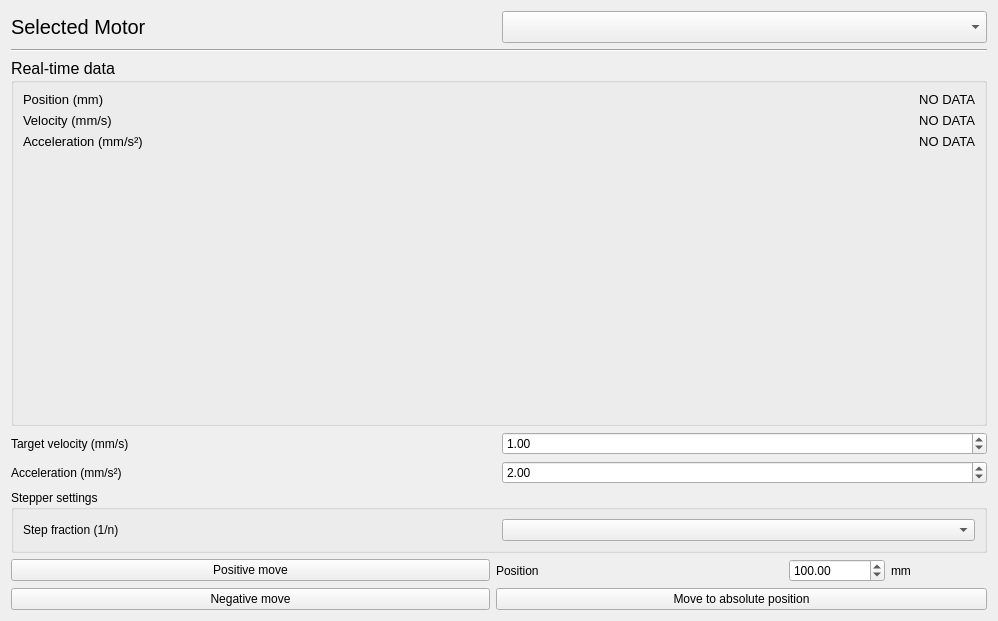
<?xml version="1.0" encoding="UTF-8"?>
<ui version="4.0">
 <class>MotorTestView</class>
 <widget class="QWidget" name="MotorTestView">
  <property name="geometry">
   <rect>
    <x>0</x>
    <y>0</y>
    <width>998</width>
    <height>621</height>
   </rect>
  </property>
  <property name="windowTitle">
   <string>Form</string>
  </property>
  <layout class="QGridLayout" name="gridLayout_15" rowstretch="0,0,1,0,0,0,0">
   <item row="6" column="0" colspan="2">
    <layout class="QGridLayout" name="gridLayout" columnstretch="5,3,1,1">
     <item row="0" column="1">
      <widget class="QLabel" name="label_37">
       <property name="text">
        <string>Position</string>
       </property>
      </widget>
     </item>
     <item row="0" column="0">
      <widget class="QPushButton" name="btnJogPos">
       <property name="text">
        <string>Positive move</string>
       </property>
      </widget>
     </item>
     <item row="1" column="0">
      <widget class="QPushButton" name="btnJogNeg">
       <property name="text">
        <string>Negative move</string>
       </property>
      </widget>
     </item>
     <item row="0" column="2">
      <widget class="QDoubleSpinBox" name="spinTargetPos">
       <property name="minimum">
        <double>-100000.000000000000000</double>
       </property>
       <property name="maximum">
        <double>100000.000000000000000</double>
       </property>
       <property name="singleStep">
        <double>0.500000000000000</double>
       </property>
       <property name="stepType">
        <enum>QAbstractSpinBox::StepType::DefaultStepType</enum>
       </property>
       <property name="value">
        <double>100.000000000000000</double>
       </property>
      </widget>
     </item>
     <item row="0" column="3">
      <widget class="QLabel" name="label_36">
       <property name="sizePolicy">
        <sizepolicy hsizetype="Minimum" vsizetype="Preferred">
         <horstretch>0</horstretch>
         <verstretch>0</verstretch>
        </sizepolicy>
       </property>
       <property name="minimumSize">
        <size>
         <width>0</width>
         <height>0</height>
        </size>
       </property>
       <property name="text">
        <string>mm</string>
       </property>
      </widget>
     </item>
     <item row="1" column="1" colspan="3">
      <widget class="QPushButton" name="btnGoAbs">
       <property name="text">
        <string>Move to absolute position</string>
       </property>
      </widget>
     </item>
    </layout>
   </item>
   <item row="1" column="0" colspan="2">
    <widget class="Line" name="line_5">
     <property name="orientation">
      <enum>Qt::Orientation::Horizontal</enum>
     </property>
    </widget>
   </item>
   <item row="4" column="0">
    <widget class="QLabel" name="label_39">
     <property name="text">
      <string>Acceleration (mm/s²)</string>
     </property>
    </widget>
   </item>
   <item row="5" column="0" colspan="2">
    <widget class="QGroupBox" name="grpStepperSettings">
     <property name="title">
      <string>Stepper settings</string>
     </property>
     <layout class="QGridLayout" name="gridLayout_13">
      <item row="0" column="1">
       <widget class="QComboBox" name="cbStepFraction"/>
      </item>
      <item row="0" column="0">
       <widget class="QLabel" name="label_35">
        <property name="text">
         <string>Step fraction (1/n)</string>
        </property>
       </widget>
      </item>
     </layout>
    </widget>
   </item>
   <item row="3" column="1">
    <widget class="QDoubleSpinBox" name="spinVelocity">
     <property name="value">
      <double>1.000000000000000</double>
     </property>
    </widget>
   </item>
   <item row="0" column="1">
    <widget class="QComboBox" name="cbMotorSelect">
     <property name="font">
      <font>
       <pointsize>15</pointsize>
      </font>
     </property>
    </widget>
   </item>
   <item row="0" column="0">
    <widget class="QLabel" name="label_19">
     <property name="font">
      <font>
       <pointsize>15</pointsize>
      </font>
     </property>
     <property name="text">
      <string>Selected Motor</string>
     </property>
    </widget>
   </item>
   <item row="2" column="0" colspan="2">
    <widget class="QGroupBox" name="grpKinematics">
     <property name="font">
      <font>
       <pointsize>12</pointsize>
      </font>
     </property>
     <property name="title">
      <string>Real-time data</string>
     </property>
     <layout class="QGridLayout" name="gridLayout_12" rowstretch="0,0,0,1">
      <item row="0" column="0">
       <widget class="QLabel" name="label_34">
        <property name="font">
         <font>
          <pointsize>10</pointsize>
         </font>
        </property>
        <property name="text">
         <string>Position (mm)</string>
        </property>
       </widget>
      </item>
      <item row="3" column="2">
       <widget class="Kub3::Tools::Tester::RealTimeCurveWidget" name="plotAcceleration" native="true"/>
      </item>
      <item row="1" column="2">
       <widget class="QLabel" name="lblSpd">
        <property name="font">
         <font>
          <pointsize>10</pointsize>
         </font>
        </property>
        <property name="layoutDirection">
         <enum>Qt::LayoutDirection::LeftToRight</enum>
        </property>
        <property name="text">
         <string>NO DATA</string>
        </property>
        <property name="alignment">
         <set>Qt::AlignmentFlag::AlignRight|Qt::AlignmentFlag::AlignTrailing|Qt::AlignmentFlag::AlignVCenter</set>
        </property>
       </widget>
      </item>
      <item row="2" column="0">
       <widget class="QLabel" name="label_32">
        <property name="font">
         <font>
          <pointsize>10</pointsize>
         </font>
        </property>
        <property name="text">
         <string>Acceleration (mm/s²)</string>
        </property>
       </widget>
      </item>
      <item row="3" column="0">
       <widget class="Kub3::Tools::Tester::RealTimeCurveWidget" name="plotPosition" native="true"/>
      </item>
      <item row="1" column="0">
       <widget class="QLabel" name="label_33">
        <property name="font">
         <font>
          <pointsize>10</pointsize>
         </font>
        </property>
        <property name="text">
         <string>Velocity (mm/s)</string>
        </property>
       </widget>
      </item>
      <item row="3" column="1">
       <widget class="Kub3::Tools::Tester::RealTimeCurveWidget" name="plotSpeed" native="true"/>
      </item>
      <item row="2" column="2">
       <widget class="QLabel" name="lblAcc">
        <property name="font">
         <font>
          <pointsize>10</pointsize>
         </font>
        </property>
        <property name="layoutDirection">
         <enum>Qt::LayoutDirection::LeftToRight</enum>
        </property>
        <property name="text">
         <string>NO DATA</string>
        </property>
        <property name="alignment">
         <set>Qt::AlignmentFlag::AlignRight|Qt::AlignmentFlag::AlignTrailing|Qt::AlignmentFlag::AlignVCenter</set>
        </property>
       </widget>
      </item>
      <item row="0" column="2">
       <widget class="QLabel" name="lblPos">
        <property name="font">
         <font>
          <pointsize>10</pointsize>
         </font>
        </property>
        <property name="layoutDirection">
         <enum>Qt::LayoutDirection::LeftToRight</enum>
        </property>
        <property name="text">
         <string>NO DATA</string>
        </property>
        <property name="alignment">
         <set>Qt::AlignmentFlag::AlignRight|Qt::AlignmentFlag::AlignTrailing|Qt::AlignmentFlag::AlignVCenter</set>
        </property>
       </widget>
      </item>
     </layout>
    </widget>
   </item>
   <item row="4" column="1">
    <widget class="QDoubleSpinBox" name="spinAcceleration">
     <property name="value">
      <double>2.000000000000000</double>
     </property>
    </widget>
   </item>
   <item row="3" column="0">
    <widget class="QLabel" name="label_38">
     <property name="text">
      <string>Target velocity (mm/s)</string>
     </property>
    </widget>
   </item>
  </layout>
 </widget>
 <customwidgets>
  <customwidget>
   <class>Kub3::Tools::Tester::RealTimeCurveWidget</class>
   <extends>QWidget</extends>
   <header location="global">Views/Components/RealTimeCurveWidget.h</header>
   <container>1</container>
  </customwidget>
 </customwidgets>
 <resources/>
 <connections/>
</ui>
